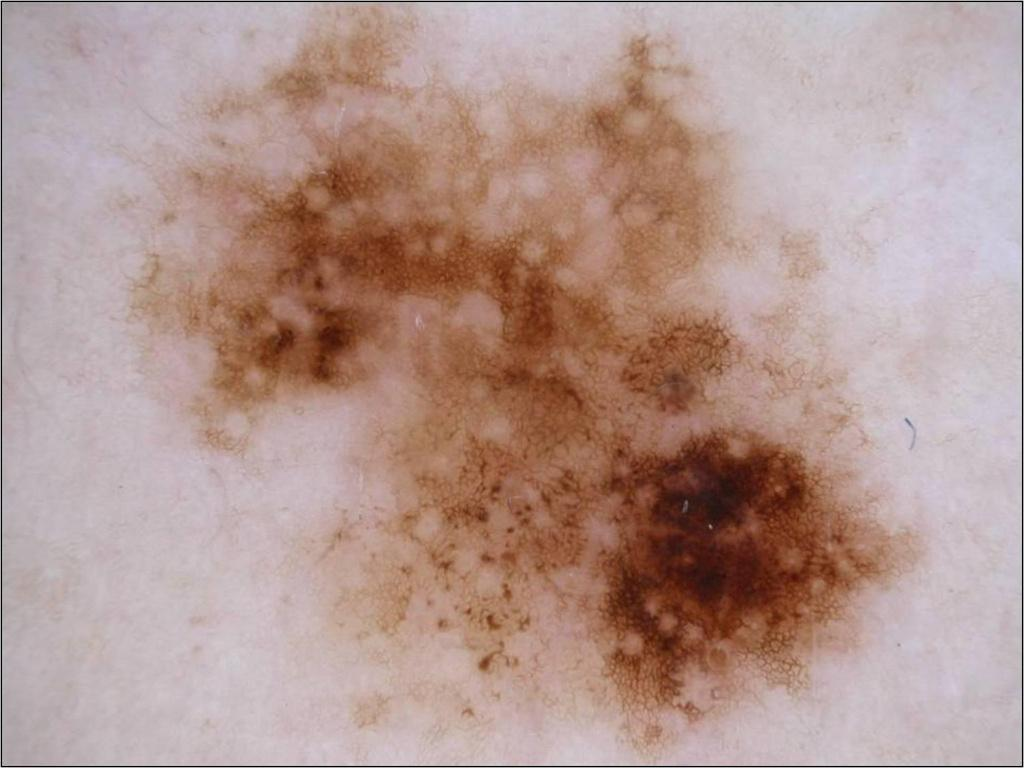
#> input picture images/melanoma.jpg, 1024 x 768 px
$ python superpixel_color.py
#> lines starting #> are read from the running program, lines starting #| are printed output that depends on the picture
### src/features/geometry.py
import cv2
import cv2
import numpy as np
from numpy import cos, sin
from sklearn.decomposition import PCA


# In : Grayscale image
# Out : Number of black pixels
from cfg import quad_rgb


def get_area(img):
    return len([pixel for row in img for pixel in row if pixel == 0])


# In : Grayscale image
# Out : Numpy array of points representing white pixels of the image
def get_points(img):
    return np.asarray([(j, i) for i, row in enumerate(img) for j, pixel in enumerate(row) if pixel != 0])


# In : Array of points
# Out : Coordinates of the centroid
def get_center(points):
    length = points.shape[0]
    sum_x = np.sum(points[:, 0])
    sum_y = np.sum(points[:, 1])
    return sum_x / length, sum_y / length


# In : Grayscale image (mask of the lesion)
# Out : Angle of rotation minimizing the area difference between the two halves of image
# [11 lines left out: function get_axis_area, not called in this run]


# In : Point p, line d
# Out : True if determinant is negative, False otherwise
def relative_side_of_point(p, d):
    return (d[0][0] - p[0]) * (d[1][1] - p[1]) - (d[0][1] - p[1]) * (d[1][0] - p[0]) < 0


def compute_PCA(points):
    center = get_center(points)
    cX, cY = center
    pca = PCA(n_components=2).fit(points)
    axes = []
    for i, (comp, var) in enumerate(zip(pca.components_, pca.explained_variance_ratio_)):
        comp = comp * var * 400
        axes.append([[cX, cY], [cX + comp[0], cY + comp[1]]])
    return np.asarray(axes)


# [11 lines left out: function compute_Minim_area, not called in this run]


# In : List of points, method used to compute the symmetry axes
# Out : Symmetry axes
# method possible values : PCA, Minim
# PCA : Compute axes using PCA
# Minim : Compute axes using area difference minimization
def get_axes(points, method='PCA', mask=None):
    if method == 'PCA':
        return compute_PCA(points)
    elif method == 'Minim':
        if mask is None:
            raise ValueError("ERROR : Minim method needs a mask !")
        return compute_Minim_area(points, mask)
    else:
        raise ValueError("ERROR : Unknown method "+method)


# In : Mask of the lesion, Points, axe1, axe2
# Out : Quadrants of the image (mask.shape)
# Quadrants has 4 possible values :
# -1 : Not in the lesion, 0,1,2,3 : Quad number of the (i,j) pixel
def make_quadrants(mask, points, axe1, axe2):
    quadrants = np.ones((mask.shape[0], mask.shape[1]), dtype=np.uint8) * -1
    for p in points:
        i = p[1]
        j = p[0]
        if relative_side_of_point(p, axe1):
            if relative_side_of_point(p, axe2):
                quadrants[i][j] = 0
            else:
                quadrants[i][j] = 1
        else:
            if relative_side_of_point(p, axe2):
                quadrants[i][j] = 2
            else:
                quadrants[i][j] = 3
    return quadrants


# In : Image, quadrants, alpha
# Out : Resulting image of the fusion between alpha*img + (1-alpha)*quadrants
# alpha is the percentage of the original image
# [14 lines left out: function quad_on_img, not called in this run]


# In : 2 points (x,y)
# Out : Euclidian distance between the two points
def distance(p1, p2):
    return np.sqrt(pow(p1[0] - p2[0], 2) + pow(p1[1] - p2[1], 2))


# In : Image, angle in degree, scale
# Out : Rotated image
# [5 lines left out: function rotate_img, not called in this run]

### src/features/superpixel_color.py
import math

import matplotlib.pyplot as plt
import numpy as np
import skimage
from numpy import cos, sin, sqrt
from shapely.geometry import LineString, Point
import cv2
from skimage import color
from skimage.segmentation import slic

from feature_difference import feature_diff
from geometry import get_points, get_center, get_axes, make_quadrants


# Compare les superpixels rencontrés sur les cercles autour de la lésion
def f_superpixel_circles(img, center, full_quads, numSegments=50, n_circles=4):
    segments = slic(img, n_segments=numSegments, sigma=5)
    img2 = color.label2rgb(segments, img, kind='avg', bg_label=-1)
    feature = []
    cX, cY = center
    radius = get_radius_list((cY, cX), full_quads, n_circles)
    for rad in radius:
        somme = np.zeros((4, 3))
        nb_pixels = np.zeros(4)
        for i, row in enumerate(img2):
            for j, pixel in enumerate(row):
                if int(distance((i, j), (cX, cY))) == int(rad):
                    quad_num = int(full_quads[j][i])
                    somme[quad_num] += pixel
                    nb_pixels[quad_num] += 1
                    # plt.scatter(i,j, c=quadcolor[quad_num])

        if 0 in nb_pixels:
            print('Warning : missing pixel values')
        somme = [somme[i] / nb_pixels[i] if 0 != nb_pixels[i]
                 else np.mean(img2, axis=(0, 1), dtype=int)
                 for i in range(somme.shape[0])]
        feature += feature_diff(somme)
    return feature


# Renvoie la liste de rayons
# Je fais un rayon en plus, et je jette le plus grand qui ne contient qu'un pixel
def get_radius_list(center, img, n_circles):
    maxi = 0
    for i, row in enumerate(img):
        for j, quad in enumerate(row):
            if quad != -1:
                dist = distance((i, j), (center[1], center[0]))
                if dist > maxi:
                    maxi = dist
    return [maxi / (n_circles + 1) * i for i in range(1, n_circles + 1)]


# Les 4 axes de base, créés à partir des deux vecteurs
def get_axes_list(axes):
    axes = np.asarray(axes)
    return axes[0], -axes[1], -axes[0], axes[1]


def rotate_point(point, degrees, center):
    degrees = math.radians(degrees)
    s = sin(degrees)
    c = cos(degrees)

    pt = point.copy()

    pt[0] -= center[1]
    pt[1] -= center[0]
    newX = pt[0] * c - pt[1] * s
    newY = pt[0] * s + pt[1] * c
    pt[0] = newX + center[1]
    pt[1] = newY + center[0]
    return pt


def rotate_axe(axe, degrees, center):
    return [rotate_point(point, degrees, center) for point in axe]
    # return rotate_point(axe[0], degrees, center), rotate_point(axe[1], -degrees, center)


def toLongLine(line, radius, center):
    newLine = []
    a = line[0]
    b = line[1]
    lenLine = sqrt(pow(a[0] - b[0], 2) + pow(a[1] - b[1], 2))
    newLine.append(a - (b - a) / lenLine * radius)
    newLine.append((center[0], center[1]) + (b - a) / lenLine * radius)
    return newLine


def toLongLines(axes, radius, center):
    return [toLongLine(axe, radius, center) for axe in axes]


# Ici, il faut calculer les axes qui passent par le centre de la lésion
# Selon leur nombre par quadrant, il faut calculer l'angle
# Qui les sépare, puis leur vecteur directeur en fonction du centre
# De la lésion
def get_line_list(center, axes, n_lines):
    # plot_lines(axes)
    line_list = []
    degreeToMove = 90. / (n_lines + 1)
    for axe in axes:
        for i in range(0, n_lines + 1):
            # plot_line(rotate_axe(axe, degreeToMove*i, center))
            value = rotate_axe(axe, degreeToMove * i, center)
            line_list.append(np.asarray(value))
    return np.asarray(line_list)


def distance(p1, p2):
    return np.sqrt(pow(p1[0] - p2[0], 2) + pow(p1[1] - p2[1], 2))


def plot_line(line):
    ligne = LineString(line)
    plt.plot(np.asarray(ligne.coords)[:, 0], np.asarray(ligne.coords)[:, 1])


def plot_lines(lines):
    for line in lines:
        plot_line(line)


def f_superpixel_circles_new_debug(img, center, axes, full_quads, numSegments=200, n_circles=2, n_lines=1):
    toutlespoints = []
    segments = slic(img, n_segments=numSegments, sigma=5)
    img2 = skimage.color.label2rgb(segments, img, kind='avg', bg_label=-1)
    feature = []
    cX, cY = center
    radius_list = get_radius_list((cY, cX), full_quads, n_circles)
    newAxes = toLongLines(axes, max(radius_list), (cX, cY))
    plot_lines(newAxes)
    line_list = get_line_list((cY, cX), newAxes, n_lines)
    for radius in radius_list:
        for line in line_list:
            p = Point(cX, cY)
            c = p.buffer(radius).boundary
            l = LineString(line)
            i = c.intersection(l)
            plt.scatter(np.asarray(c.coords)[:, 0], np.asarray(c.coords)[:, 1], s=1)
            plot_line(line)
            p1 = i.geoms[0].coords[0]
            p2 = i.geoms[1].coords[0]
            p1 = [int(i) for i in p1]
            p2 = [int(i) for i in p2]
            toutlespoints.append(p1)
            toutlespoints.append(p2)
            plt.scatter((p1[0], p2[0]), (p1[1], p2[1]))
            if (np.asarray(p1) >= 300).any() or (np.asarray(p2) >= 300).any():
                feature.append(np.asarray((0, 0, 0), dtype=np.uint8))
            else:
                a = np.asarray(img2[p1[1]][p1[0]], dtype=np.int16)
                b = np.asarray(img2[p2[1]][p2[0]], dtype=np.int16)
                feature.append(np.abs(a - b))
    print(toutlespoints)
    return np.asarray(feature).flatten()


if __name__ == "__main__":
    IMG_SIZE = (300, 300)
    win_name = 'Coucou toi, je suis un melanome'
    path = '../../images/melanoma.jpg'
    mask_path = '../../images/melanomask.jpg'
    img = cv2.resize(cv2.imread(path), (300, 300))
    mask = cv2.resize(cv2.imread(mask_path, 0), (300, 300))
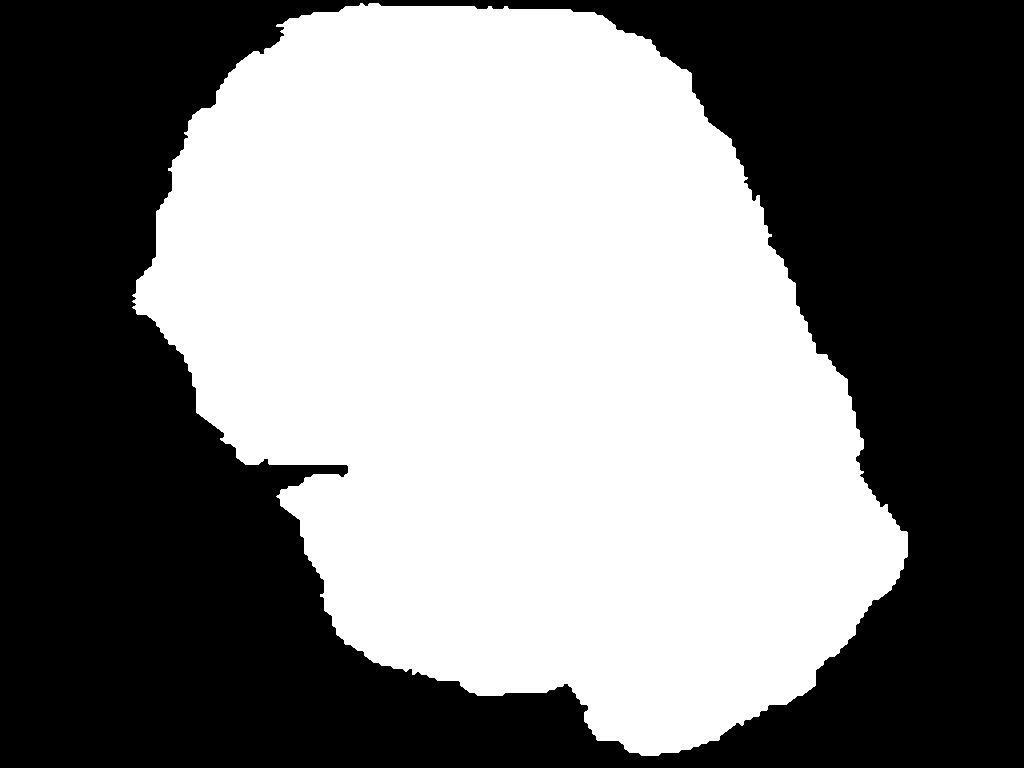
#> input picture images/melanomask.jpg, 1024 x 768 px
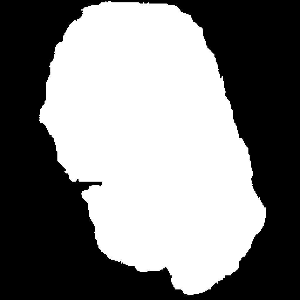
#> mask: shape (300, 300); min 0, max 255, mean 127.3
    features = []
    points = np.asarray(get_points(mask))
#> points = 46081 pairs, first value 37 to 266, second value 0 to 296
    cX, cY = get_center(points)
#> in get_center, `sum_x = np.sum(points[:, 0])`: sum_x = 7027245
#> in get_center, `sum_y = np.sum(points[:, 1])`: sum_y = 6565238
#> cX = 152.5; cY = 142.5
    axe1, axe2 = get_axes(points)
#> in compute_PCA, `center = get_center(points)`: center = (152.5, 142.5)
#> in compute_PCA, `cX, cY = center`: cX = 152.5; cY = 142.5
#> the loop in compute_PCA, `for i, (comp, var) in enumerate(zip(pca.components_, pca.explained_var..` made 2 passes
#> (comp, var) on passes 1 to 2: ([109, 271.3], 0.731), ([99.85, -40.11], 0.269)
#> after the loop in compute_PCA, `for i, (comp, var) in enumerate(zip(pca.components_, pca.explained_var..`: axes = [[[152.5, 142.5], [261.5, 413.8]], [[152.5, 142.5], [252.4, 102.4]]]
#> axe1 = [[152.5, 142.5], [261.5, 413.8]]; axe2 = [[152.5, 142.5], [252.4, 102.4]]
    quadrants = make_quadrants(mask, points, axe1, axe2)
#> the loop in make_quadrants, `for p in points:` made 46081 passes
#> (p, i, j) on passes 1 to 3: ([101, 0], 0, 101), ([102, 0], 0, 102), ([103, 0], 0, 103)
#> after the loop in make_quadrants, `for p in points:`:
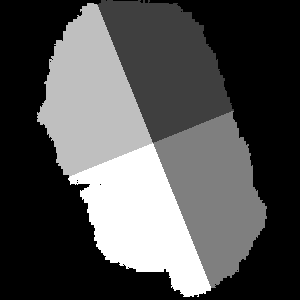
#> quadrants: shape (300, 300) int16; min -1, max 3, mean 0.274; drawn with min black and max white
    plt.imshow(cv2.cvtColor(img, cv2.COLOR_BGR2RGB))
    feature = f_superpixel_circles_new_debug(img, (cX, cY), (axe1, axe2), quadrants)
#> in f_superpixel_circles_new_debug, `segments = slic(img, n_segments=numSegments, sigma=5)`:
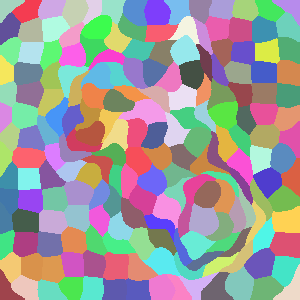
#> segments: shape (300, 300) int64; 195 distinct labels, from 1 to 195; one colour per label, 0 black
#> in f_superpixel_circles_new_debug, `img2 = skimage.color.label2rgb(segments, img, kind='avg', bg_label=-1)`:
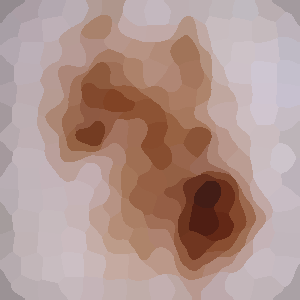
#> img2: shape (300, 300, 3); mean B, G, R 142.4, 149.4, 177
#> in f_superpixel_circles_new_debug, `cX, cY = center`: cX = 152.5; cY = 142.5
#> after the loop in get_radius_list, `for i, row in enumerate(img):`: maxi = 159.5
#> in f_superpixel_circles_new_debug, `radius_list = get_radius_list((cY, cX), full_quads, n_circles)`: radius_list = [53.15, 106.3]
#> in f_superpixel_circles_new_debug, `newAxes = toLongLines(axes, max(radius_list), (cX, cY))`: newAxes = [[[112.9, 43.83], [192.1, 241.1]], [[53.85, 182.1], [251.1, 102.8]]]
#> the loop in plot_lines, `for line in lines:` made 2 passes
#> line on passes 1 to 2: [[112.9, 43.83], [192.1, 241.1]], [[53.85, 182.1], [251.1, 102.8]]
#> the loop in get_line_list, `for axe in axes:` made 2 passes
#> axe on passes 1 to 2: [[112.9, 43.83], [192.1, 241.1]], [[53.85, 182.1], [251.1, 102.8]]
#> after the loop in get_line_list, `for axe in axes:`: line_list = [[[112.9, 43.83], [192.1, 241.1]], [[194.2, 44.7], [110.8, 240.2]], [[53.85, 182.1], [251.1, 102.8]], [[54.73, 100.7], [250.3, 184.2]]]
#> the loop in f_superpixel_circles_new_debug, `for radius in radius_list:` made 2 passes
#> radius on passes 1 to 2: 53.15, 106.3
#> after the loop in f_superpixel_circles_new_debug, `for radius in radius_list:`: feature = [[7, 13, 14], [10, 6, 6], [54, 34, 18], [22, 16, 9], [107, 96, 71], [49, 40, 28], [3, 6, 6], [19, 13, 11]]; toutlespoints = [[172, 191], [132, 93], [131, 191], [173, 93], [103, 162], [201, 122], [201, 163], [103, 121], [192, 241], [112, 43], [110, 240], [194, 44], [53, 182], [251, 102], [250, 184], [54, 100]]
#| [[172, 191], [132, 93], [131, 191], [173, 93], [103, 162], [201, 122], [201, 163], [103, 121], [192, 241], [112, 43], [110, 240], [194, 44], [53, 182], [251, 102], [250, 184], [54, 100]]
#> feature = 24 values, max 107 at index 12, min 3 at index 18, mean 27.42
    plt.gca().set_aspect('equal', adjustable='box')
    print(feature)
#| [  7  13  14  10   6   6  54  34  18  22  16   9 107  96  71  49  40  28
#|    3   6   6  19  13  11]
    segments = slic(img, n_segments=200, sigma=5)
    img2 = np.float32(skimage.color.label2rgb(segments, img, kind='avg', bg_label=-1))
    img2 = np.uint8(cv2.cvtColor(img2, cv2.COLOR_BGR2RGB))
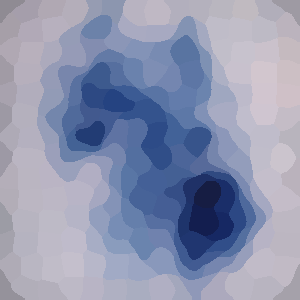
#> img2: shape (300, 300, 3); mean B, G, R 177, 149.4, 142.4
    plt.imshow(img2)
    outpath = '../../out/'
    plt.savefig(outpath + 'test.jpg')
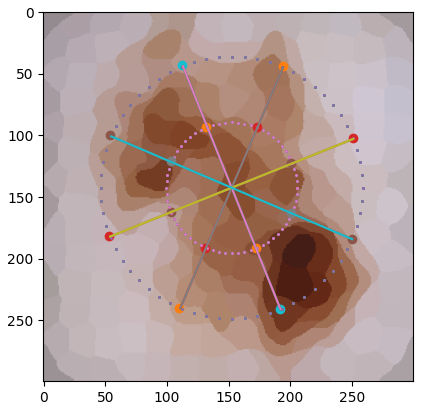
#> figure drawn by matplotlib, 1 panel; B, G, R data is drawn as R, G, B
